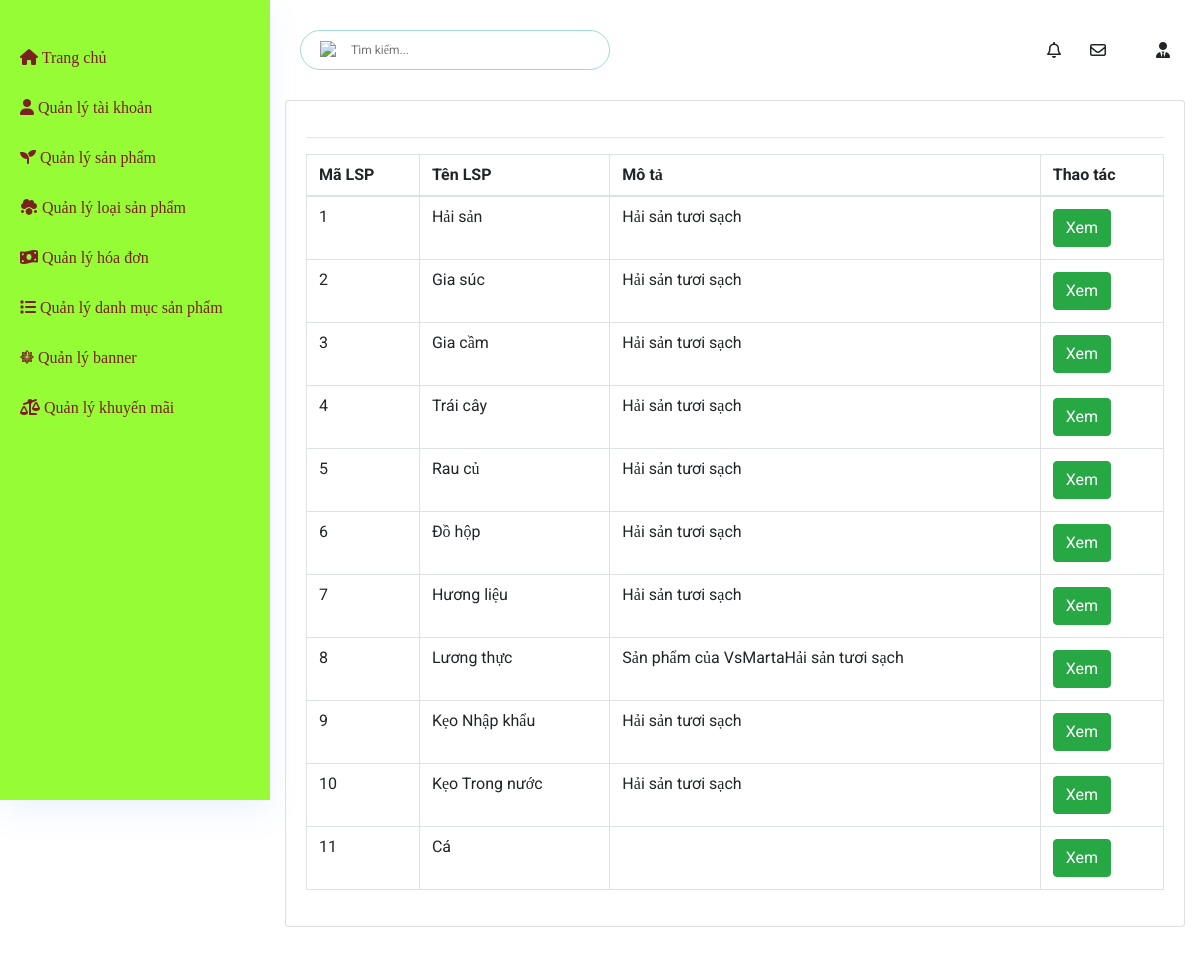
Before: /Admin/index.php?mod=loaisanpham with the older database file.
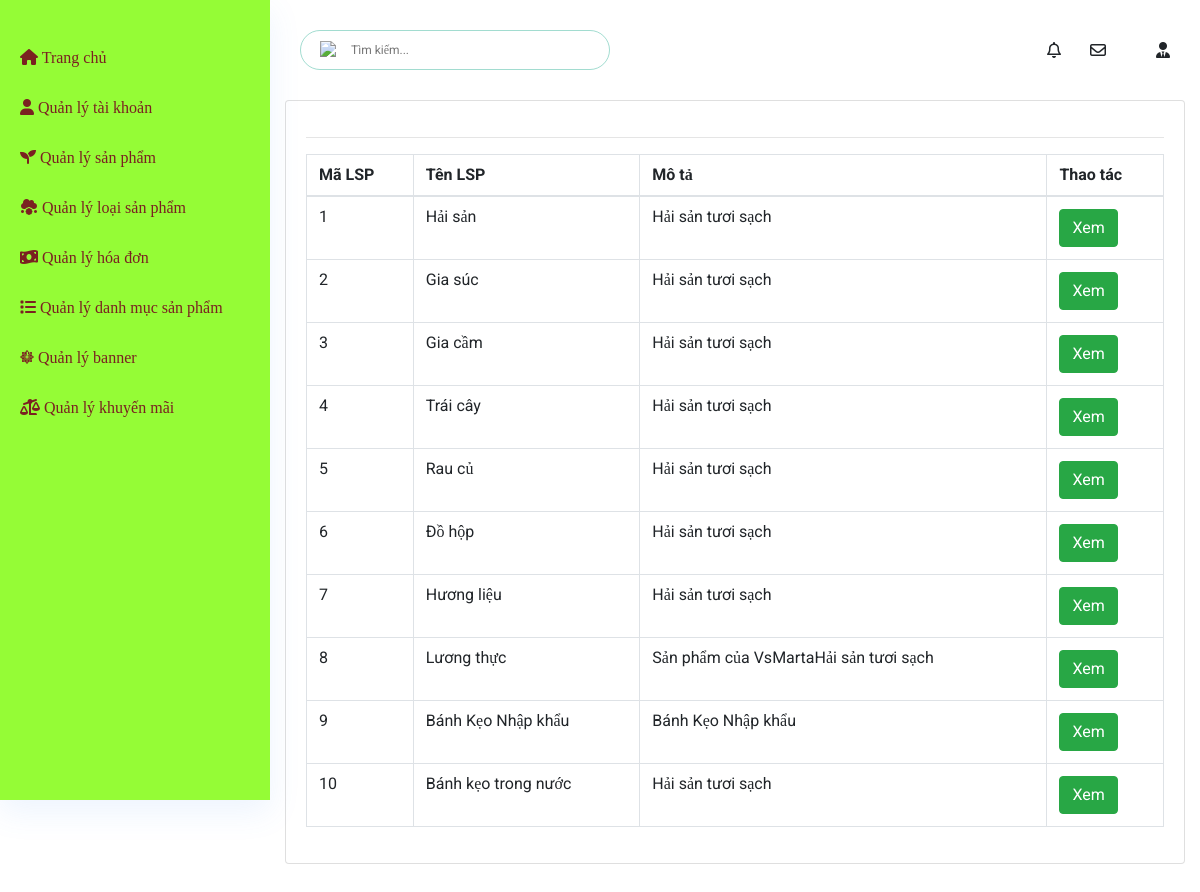
After: the same page with the newer database file.
### tables this page shows
CREATE TABLE `loaisanpham` (
  `MaLSP` int(11) NOT NULL,
  `TenLSP` varchar(70) NOT NULL,
  `Mota` varchar(200) NOT NULL,
  `MaDM` int(11) NOT NULL
);

### Admin/Controllers/TypeProductController.php (called while the page is built, shortened)
<?php
class LoaisanphamController
{
	var $loaisanpham_model;
	function __construct()
	{
		$this->loaisanpham_model = new loaisanpham();
	}
	public function list()
	{
		$data = $this->loaisanpham_model->all();
		require_once("./Views/indexAD.php");
	}
}
?>

### Admin/Models/connection.php (called while the page is built, shortened)
<?php
    class connection{
        function __construct()
        {
            $severname ="localhost";
            $username ="root";
            $password ="";
            $db_name ="webfood";
            $this->conn = new mysqli($severname,$username,$password,$db_name);
        }
    }
?>

### Admin/Models/model.php (called while the page is built, shortened)
<?php
require_once("connection.php");
class Model
{
    var $table;
    var $contens;
    function __construct()
    {
        $conn_obj = new Connection();
        $this->conn = $conn_obj->conn;
    }
    function all(){
        $query = "select * from $this->table ORDER BY $this->contens ASC";
        require("result.php");
        return $data;
   }
}
?>

### Admin/Models/result.php (called while the page is built)
<?php
$result = $this->conn->query($query);
$data = array();
while ($row = $result->fetch_assoc()) {
    $data[] = $row;
}
?>

### Admin/Views/typeproduct/list.php (the view, shortened to what this page needs)
<hr>
<table class="table table-bordered" id="dataTable" width="100%" cellspacing="0">
  <thead>
    <tr>
      <th scope="col">Mã LSP</th>
      <th scope="col">Tên LSP</th>
      <th scope="col">Mô tả</th>
      <th>Thao tác</th>
    </tr>
  </thead>
  <tbody>
    <?php foreach ($data as $row) { ?>
      <tr>
        <td><?= $row['MaLSP'] ?></td>
        <td><?= $row['TenLSP'] ?></td>
        <td><?= $row['Mota'] ?></td>
        <td>
          <a href="?mod=loaisanpham&act=detail&id=<?= $row['MaLSP'] ?>" class="btn btn-success">Xem</a>
        </td>
      </tr>
    <?php } ?>
</table>

Changed rows visible on the page:
removed loaisanpham: MaLSP "11", TenLSP "Cá"
changed loaisanpham id 9: TenLSP "Kẹo Nhập khẩu" → "Bánh Kẹo Nhập khẩu"; Mota "Hải sản tươi sạch" → "Bánh Kẹo Nhập khẩu"
changed loaisanpham id 10: TenLSP "Kẹo Trong nước" → "Bánh kẹo trong nước"
